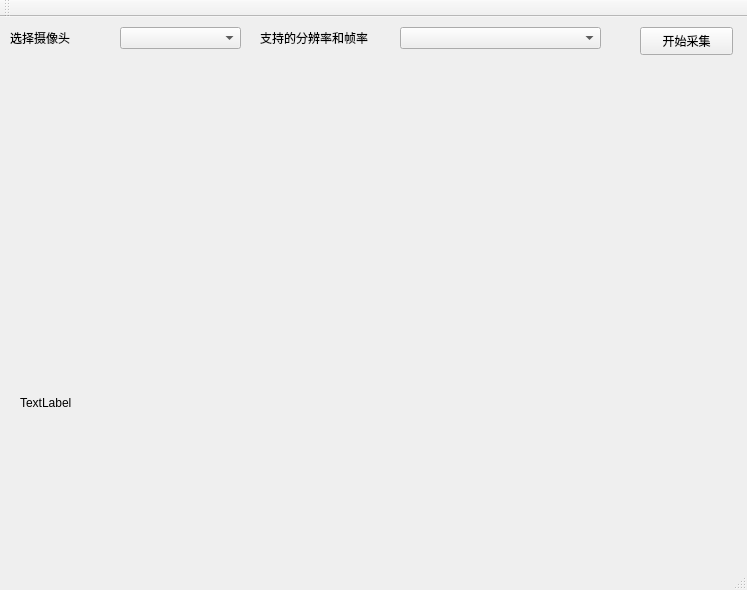
<?xml version="1.0" encoding="UTF-8"?>
<ui version="4.0">
 <class>MainWindow</class>
 <widget class="QMainWindow" name="MainWindow">
  <property name="geometry">
   <rect>
    <x>0</x>
    <y>0</y>
    <width>747</width>
    <height>590</height>
   </rect>
  </property>
  <property name="windowTitle">
   <string>MainWindow</string>
  </property>
  <widget class="QWidget" name="centralWidget">
   <widget class="QLabel" name="label">
    <property name="geometry">
     <rect>
      <x>20</x>
      <y>60</y>
      <width>1311</width>
      <height>651</height>
     </rect>
    </property>
    <property name="text">
     <string>TextLabel</string>
    </property>
   </widget>
   <widget class="QPushButton" name="pushButton_start">
    <property name="geometry">
     <rect>
      <x>640</x>
      <y>10</y>
      <width>93</width>
      <height>28</height>
     </rect>
    </property>
    <property name="text">
     <string>开始采集</string>
    </property>
   </widget>
   <widget class="QLabel" name="label_3">
    <property name="geometry">
     <rect>
      <x>260</x>
      <y>10</y>
      <width>141</width>
      <height>21</height>
     </rect>
    </property>
    <property name="text">
     <string>支持的分辨率和帧率</string>
    </property>
   </widget>
   <widget class="QLabel" name="label_2">
    <property name="geometry">
     <rect>
      <x>10</x>
      <y>10</y>
      <width>91</width>
      <height>21</height>
     </rect>
    </property>
    <property name="text">
     <string>选择摄像头</string>
    </property>
   </widget>
   <widget class="QComboBox" name="comboBox_rosul">
    <property name="geometry">
     <rect>
      <x>400</x>
      <y>10</y>
      <width>201</width>
      <height>22</height>
     </rect>
    </property>
   </widget>
   <widget class="QComboBox" name="comboBox_cameList">
    <property name="geometry">
     <rect>
      <x>120</x>
      <y>10</y>
      <width>121</width>
      <height>22</height>
     </rect>
    </property>
   </widget>
  </widget>
  <widget class="QMenuBar" name="menuBar">
   <property name="geometry">
    <rect>
     <x>0</x>
     <y>0</y>
     <width>747</width>
     <height>28</height>
    </rect>
   </property>
  </widget>
  <widget class="QToolBar" name="mainToolBar">
   <attribute name="toolBarArea">
    <enum>TopToolBarArea</enum>
   </attribute>
   <attribute name="toolBarBreak">
    <bool>false</bool>
   </attribute>
  </widget>
  <widget class="QStatusBar" name="statusBar"/>
 </widget>
 <layoutdefault spacing="6" margin="11"/>
 <resources/>
 <connections/>
</ui>
